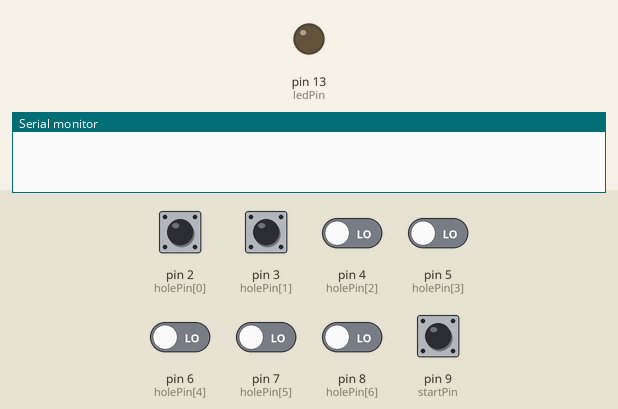
The sketch below on a simulated Arduino Uno, built with avr-gcc and run on an emulated ATmega328P. Parts: output pins drawn as LEDs (lit = HIGH), the last lines printed to the serial monitor. Dashed ring = blinking. The inputs (shaded band) are chosen by the test bench; at power-on: pin 2 (holePin[0]), pin 3 (holePin[1]), pin 4 (holePin[2]), pin 5 (holePin[3]), pin 6 (holePin[4]), pin 7 (holePin[5]), pin 8 (holePin[6]), pin 9 (startPin) LOW.

Above: at 1.2 s.
1.3 s: pin 9 (startPin) pulled HIGH for 0.15 s
2.9 s: pin 2 (holePin[0]) pulsed HIGH 5 times (0.12 s each, 0.3 s apart)
At 3.12 s:
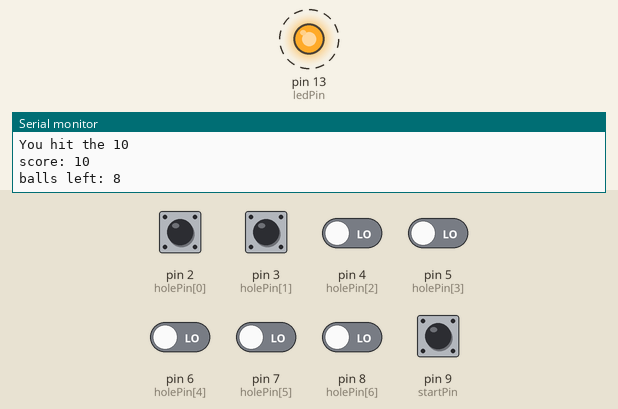
5.9 s: pin 3 (holePin[1]) pulsed HIGH 5 times (0.12 s each, 0.3 s apart)
At 6.12 s:
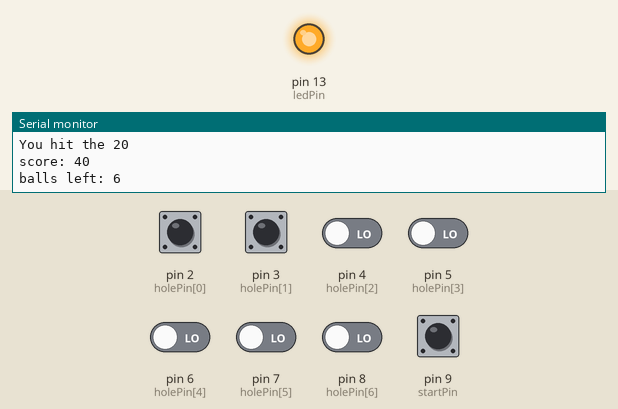
Timing chart, 0 to 9.0 s (numbered marks = the images above; inputs shaded):
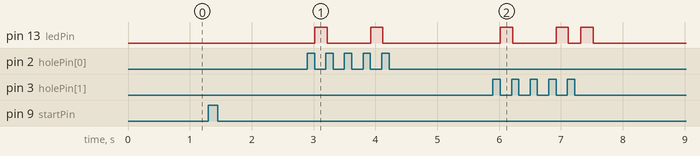

The sketch:

skee_sketch_array.ino
```cpp
// this constant won't change:
const int  holePin[] = {2,3,4,5,6,7,8};    // the pins that the switches are attached to
const int  holeValue[] = {10,20,30,40,50,100,100};
const int  startPin = 9;
const int ledPin = 13;       // the pin that the LED is attached to

// Variables will change:
int ballCount=0;                             //balls left to play
int score=0;                                 //game score
int streak=1;                                //number of times current hole has been hit in a row
int lastHole=0;                              //last hole hit
int buttonState[] = {0,0,0,0,0,0,0};         // current states of the buttons
int startState = 0;
int lastButtonState[] = {0,0,0,0,0,0,0};     // previous states of the buttons
int lastStartState = 0;

void setup() {
  // initialize the button pin as a input:
   for (int i=0; i<7; i++){
     pinMode(holePin[i], INPUT);
   }
  pinMode(startPin, INPUT);
  // initialize the LED as an output:
  pinMode(ledPin, OUTPUT);
  // initialize serial communication:
  Serial.begin(9600);
}

void loop() {
  // read the pushbutton input pin:
     for (int i=0; i<7; i++){
     buttonState[i] = digitalRead(holePin[i]);
   }

  startState = digitalRead(startPin);

  //Start Button function for starting game if ballCount=0
 // compare the buttonState to its previous state
  if (startState != lastStartState) {
    // if the state has changed, increment the counter
    if (startState == LOW && ballCount==0) {
      // if the current state is HIGH then the button
       // went from off to on:
      score=0;
      streak=1;
      lastHole=0;
      ballCount=9;
      Serial.println("Game on!");
      Serial.print("score: ");
      Serial.println(score);
      Serial.print("balls left: ");
      Serial.println(ballCount);
      delay(500);
    }
    else {
      // if the current state is LOW then the button
      // went from on to off:
      Serial.println();
    }
  }

for (int i=0; i<7; i++){
 if (buttonState[i] != lastButtonState[i]) {
    // if the state has changed, increment the counter
    if (buttonState[i] == LOW && ballCount>0) {
        Serial.print("You hit the ");
        Serial.println(holeValue[i]);
      // add up new score and reduce ballCount for each hit
      score=score+holeValue[i];
      ballCount--;

      //add more points for a streak
       if (lastHole==holeValue[i] && lastHole!=10) {
        score = score + holeValue[i]*streak/2;
        streak++;

        Serial.print("streak: ");
        Serial.println(streak);
      }
      else {
        streak=1;
        lastHole=holeValue[i];
      }
      Serial.print("score: ");
      Serial.println(score);
      Serial.print("balls left: ");
      Serial.println(ballCount);

      for (int i=0; i<streak;i++){
      digitalWrite(ledPin, HIGH);   // turn the LED on (HIGH is the voltage level)
      delay(200);               // wait for a second
      digitalWrite(ledPin, LOW);    // turn the LED off by making the voltage LOW
      delay(200);               // wait for a second
      }
      delay(300);
    }
    else {
      // if the current state is LOW then the button
      // went from on to off:
      Serial.println();
    }
  }
}

  // save the current state as the last state,
  //for next time through the loop
   for (int i=0; i<7; i++){
  lastButtonState[i] = buttonState[i];
   }
  lastStartState = startState;
}
```

Measured:
- after the input at 2.9 s, pin 13 (ledPin): alternates HIGH for 0.20 s and LOW for 0.70 s, 4 changes in all, then stays LOW, starting after 0.12 s
- after the input at 5.9 s, pin 13 (ledPin): goes HIGH 0.20 s, LOW 0.70 s, HIGH 0.20 s, LOW 0.20 s, HIGH 0.20 s, then LOW, starting after 0.12 s
